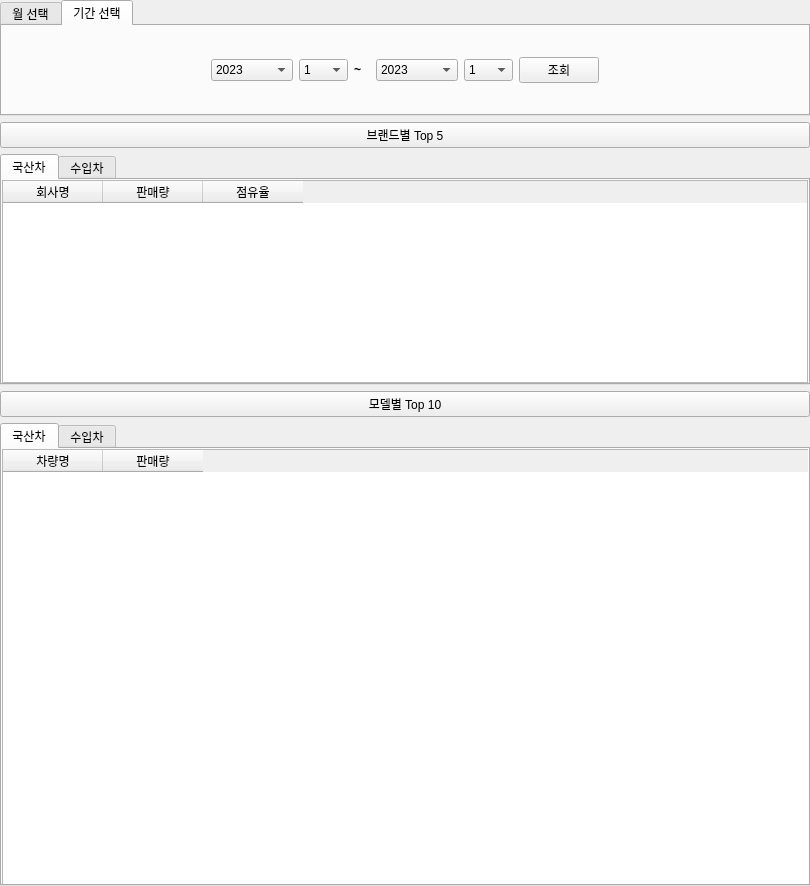
<?xml version="1.0" encoding="UTF-8"?>
<ui version="4.0">
 <class>WholeTab</class>
 <widget class="QWidget" name="WholeTab">
  <property name="geometry">
   <rect>
    <x>0</x>
    <y>0</y>
    <width>810</width>
    <height>886</height>
   </rect>
  </property>
  <property name="windowTitle">
   <string>Widget</string>
  </property>
  <layout class="QVBoxLayout" name="verticalLayout">
   <property name="leftMargin">
    <number>0</number>
   </property>
   <property name="topMargin">
    <number>0</number>
   </property>
   <property name="rightMargin">
    <number>0</number>
   </property>
   <property name="bottomMargin">
    <number>0</number>
   </property>
   <item>
    <widget class="QStackedWidget" name="stackedWidget">
     <property name="currentIndex">
      <number>0</number>
     </property>
     <widget class="QWidget" name="page">
      <layout class="QVBoxLayout" name="verticalLayout_2" stretch="2,1,4,1,8">
       <property name="leftMargin">
        <number>0</number>
       </property>
       <property name="topMargin">
        <number>0</number>
       </property>
       <property name="rightMargin">
        <number>0</number>
       </property>
       <property name="bottomMargin">
        <number>0</number>
       </property>
       <item>
        <widget class="QTabWidget" name="Session_Tab">
         <property name="currentIndex">
          <number>1</number>
         </property>
         <widget class="QWidget" name="tab">
          <attribute name="title">
           <string>월 선택</string>
          </attribute>
          <layout class="QHBoxLayout" name="horizontalLayout_2">
           <property name="leftMargin">
            <number>300</number>
           </property>
           <property name="topMargin">
            <number>0</number>
           </property>
           <property name="rightMargin">
            <number>300</number>
           </property>
           <property name="bottomMargin">
            <number>0</number>
           </property>
           <item>
            <widget class="QComboBox" name="Select_Years_ComboBox">
             <item>
              <property name="text">
               <string>2023</string>
              </property>
             </item>
            </widget>
           </item>
           <item>
            <widget class="QComboBox" name="Select_Month_ComboBox">
             <item>
              <property name="text">
               <string>1</string>
              </property>
             </item>
             <item>
              <property name="text">
               <string>2</string>
              </property>
             </item>
             <item>
              <property name="text">
               <string>3</string>
              </property>
             </item>
             <item>
              <property name="text">
               <string>4</string>
              </property>
             </item>
             <item>
              <property name="text">
               <string>5</string>
              </property>
             </item>
             <item>
              <property name="text">
               <string>6</string>
              </property>
             </item>
             <item>
              <property name="text">
               <string>7</string>
              </property>
             </item>
             <item>
              <property name="text">
               <string>8</string>
              </property>
             </item>
             <item>
              <property name="text">
               <string>9</string>
              </property>
             </item>
             <item>
              <property name="text">
               <string>10</string>
              </property>
             </item>
             <item>
              <property name="text">
               <string>11</string>
              </property>
             </item>
             <item>
              <property name="text">
               <string>12</string>
              </property>
             </item>
            </widget>
           </item>
           <item>
            <widget class="QPushButton" name="Select_Ask_PushButton">
             <property name="text">
              <string>조회</string>
             </property>
            </widget>
           </item>
          </layout>
         </widget>
         <widget class="QWidget" name="tab_2">
          <attribute name="title">
           <string>기간 선택</string>
          </attribute>
          <layout class="QVBoxLayout" name="verticalLayout_3">
           <item>
            <layout class="QHBoxLayout" name="horizontalLayout" stretch="5,3,1,5,3,3">
             <property name="leftMargin">
              <number>200</number>
             </property>
             <property name="rightMargin">
              <number>200</number>
             </property>
             <item>
              <widget class="QComboBox" name="Session_Year_First_ComboBox">
               <item>
                <property name="text">
                 <string>2023</string>
                </property>
               </item>
              </widget>
             </item>
             <item>
              <widget class="QComboBox" name="Session_Month_First_ComboBox">
               <item>
                <property name="text">
                 <string>1</string>
                </property>
               </item>
               <item>
                <property name="text">
                 <string>2</string>
                </property>
               </item>
               <item>
                <property name="text">
                 <string>3</string>
                </property>
               </item>
               <item>
                <property name="text">
                 <string>4</string>
                </property>
               </item>
               <item>
                <property name="text">
                 <string>5</string>
                </property>
               </item>
               <item>
                <property name="text">
                 <string>6</string>
                </property>
               </item>
               <item>
                <property name="text">
                 <string>7</string>
                </property>
               </item>
               <item>
                <property name="text">
                 <string>8</string>
                </property>
               </item>
               <item>
                <property name="text">
                 <string>9</string>
                </property>
               </item>
               <item>
                <property name="text">
                 <string>10</string>
                </property>
               </item>
               <item>
                <property name="text">
                 <string>11</string>
                </property>
               </item>
               <item>
                <property name="text">
                 <string>12</string>
                </property>
               </item>
              </widget>
             </item>
             <item>
              <widget class="QLabel" name="label">
               <property name="font">
                <font>
                 <bold>true</bold>
                </font>
               </property>
               <property name="text">
                <string>~</string>
               </property>
              </widget>
             </item>
             <item>
              <widget class="QComboBox" name="Session_Year_Last_ComboBox">
               <item>
                <property name="text">
                 <string>2023</string>
                </property>
               </item>
              </widget>
             </item>
             <item>
              <widget class="QComboBox" name="Session_Month_Last_ComboBox">
               <item>
                <property name="text">
                 <string>1</string>
                </property>
               </item>
               <item>
                <property name="text">
                 <string>2</string>
                </property>
               </item>
               <item>
                <property name="text">
                 <string>3</string>
                </property>
               </item>
               <item>
                <property name="text">
                 <string>4</string>
                </property>
               </item>
               <item>
                <property name="text">
                 <string>5</string>
                </property>
               </item>
               <item>
                <property name="text">
                 <string>6</string>
                </property>
               </item>
               <item>
                <property name="text">
                 <string>7</string>
                </property>
               </item>
               <item>
                <property name="text">
                 <string>8</string>
                </property>
               </item>
               <item>
                <property name="text">
                 <string>9</string>
                </property>
               </item>
               <item>
                <property name="text">
                 <string>10</string>
                </property>
               </item>
               <item>
                <property name="text">
                 <string>11</string>
                </property>
               </item>
               <item>
                <property name="text">
                 <string>12</string>
                </property>
               </item>
              </widget>
             </item>
             <item>
              <widget class="QPushButton" name="Session_Ask_PushButton">
               <property name="text">
                <string>조회</string>
               </property>
              </widget>
             </item>
            </layout>
           </item>
          </layout>
         </widget>
        </widget>
       </item>
       <item>
        <widget class="QPushButton" name="Brand_PushButton">
         <property name="text">
          <string>브랜드별 Top 5</string>
         </property>
        </widget>
       </item>
       <item>
        <widget class="QTabWidget" name="Brand_Car_Tab">
         <property name="currentIndex">
          <number>0</number>
         </property>
         <widget class="QWidget" name="tab_3">
          <attribute name="title">
           <string>국산차</string>
          </attribute>
          <layout class="QVBoxLayout" name="verticalLayout_5">
           <property name="leftMargin">
            <number>0</number>
           </property>
           <property name="topMargin">
            <number>0</number>
           </property>
           <property name="rightMargin">
            <number>0</number>
           </property>
           <property name="bottomMargin">
            <number>0</number>
           </property>
           <item>
            <widget class="QTableWidget" name="Brand_Car_Korea">
             <column>
              <property name="text">
               <string>회사명</string>
              </property>
             </column>
             <column>
              <property name="text">
               <string>판매량</string>
              </property>
             </column>
             <column>
              <property name="text">
               <string>점유율</string>
              </property>
             </column>
            </widget>
           </item>
          </layout>
         </widget>
         <widget class="QWidget" name="tab_4">
          <attribute name="title">
           <string>수입차</string>
          </attribute>
          <layout class="QVBoxLayout" name="verticalLayout_4">
           <property name="leftMargin">
            <number>0</number>
           </property>
           <property name="topMargin">
            <number>0</number>
           </property>
           <property name="rightMargin">
            <number>0</number>
           </property>
           <property name="bottomMargin">
            <number>0</number>
           </property>
           <item>
            <widget class="QTableWidget" name="Brand_Car_Foreign">
             <column>
              <property name="text">
               <string>회사명</string>
              </property>
             </column>
             <column>
              <property name="text">
               <string>판매량</string>
              </property>
             </column>
             <column>
              <property name="text">
               <string>점유율</string>
              </property>
             </column>
            </widget>
           </item>
          </layout>
         </widget>
        </widget>
       </item>
       <item>
        <widget class="QPushButton" name="Model_PushButton">
         <property name="text">
          <string>모델별 Top 10</string>
         </property>
        </widget>
       </item>
       <item>
        <widget class="QTabWidget" name="Model_Car_Tab">
         <property name="mouseTracking">
          <bool>false</bool>
         </property>
         <property name="tabletTracking">
          <bool>false</bool>
         </property>
         <property name="focusPolicy">
          <enum>Qt::TabFocus</enum>
         </property>
         <property name="currentIndex">
          <number>0</number>
         </property>
         <widget class="QWidget" name="tab_5">
          <attribute name="title">
           <string>국산차</string>
          </attribute>
          <widget class="QTableWidget" name="Model_Car_Korea">
           <property name="geometry">
            <rect>
             <x>0</x>
             <y>0</y>
             <width>811</width>
             <height>981</height>
            </rect>
           </property>
           <column>
            <property name="text">
             <string>차량명</string>
            </property>
           </column>
           <column>
            <property name="text">
             <string>판매량</string>
            </property>
           </column>
          </widget>
         </widget>
         <widget class="QWidget" name="tab_6">
          <attribute name="title">
           <string>수입차</string>
          </attribute>
          <widget class="QTableWidget" name="Model_Car_Foreign">
           <property name="geometry">
            <rect>
             <x>0</x>
             <y>0</y>
             <width>811</width>
             <height>401</height>
            </rect>
           </property>
           <column>
            <property name="text">
             <string>차량명</string>
            </property>
           </column>
           <column>
            <property name="text">
             <string>판매량</string>
            </property>
           </column>
          </widget>
         </widget>
        </widget>
       </item>
      </layout>
     </widget>
     <widget class="QWidget" name="page_2"/>
    </widget>
   </item>
  </layout>
 </widget>
 <resources/>
 <connections/>
</ui>
